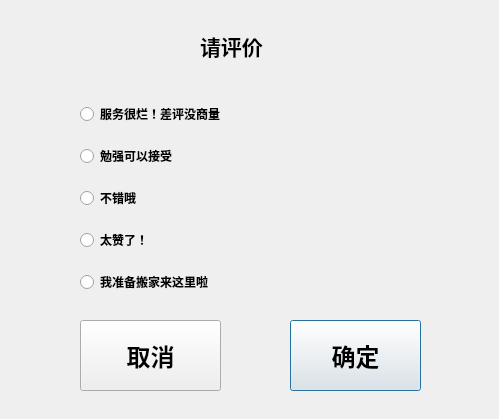
<?xml version="1.0" encoding="UTF-8"?>
<ui version="4.0">
 <class>WComment</class>
 <widget class="QDialog" name="WComment">
  <property name="geometry">
   <rect>
    <x>0</x>
    <y>0</y>
    <width>499</width>
    <height>419</height>
   </rect>
  </property>
  <property name="font">
   <font>
    <family>微软雅黑</family>
    <weight>75</weight>
    <bold>true</bold>
   </font>
  </property>
  <property name="windowTitle">
   <string>Dialog</string>
  </property>
  <widget class="QLabel" name="label">
   <property name="geometry">
    <rect>
     <x>200</x>
     <y>30</y>
     <width>81</width>
     <height>31</height>
    </rect>
   </property>
   <property name="font">
    <font>
     <family>微软雅黑</family>
     <pointsize>16</pointsize>
     <weight>75</weight>
     <bold>true</bold>
    </font>
   </property>
   <property name="text">
    <string>请评价</string>
   </property>
  </widget>
  <widget class="QWidget" name="layoutWidget">
   <property name="geometry">
    <rect>
     <x>80</x>
     <y>90</y>
     <width>351</width>
     <height>221</height>
    </rect>
   </property>
   <layout class="QGridLayout" name="gridLayout">
    <item row="0" column="0">
     <widget class="QRadioButton" name="radioButton">
      <property name="text">
       <string>服务很烂！差评没商量</string>
      </property>
     </widget>
    </item>
    <item row="1" column="0">
     <widget class="QRadioButton" name="radioButton_2">
      <property name="text">
       <string>勉强可以接受</string>
      </property>
     </widget>
    </item>
    <item row="2" column="0">
     <widget class="QRadioButton" name="radioButton_3">
      <property name="text">
       <string>不错哦</string>
      </property>
     </widget>
    </item>
    <item row="3" column="0">
     <widget class="QRadioButton" name="radioButton_4">
      <property name="text">
       <string>太赞了！</string>
      </property>
     </widget>
    </item>
    <item row="4" column="0">
     <widget class="QRadioButton" name="radioButton_5">
      <property name="text">
       <string>我准备搬家来这里啦</string>
      </property>
     </widget>
    </item>
   </layout>
  </widget>
  <widget class="QPushButton" name="btnOk">
   <property name="geometry">
    <rect>
     <x>290</x>
     <y>320</y>
     <width>131</width>
     <height>71</height>
    </rect>
   </property>
   <property name="font">
    <font>
     <pointsize>18</pointsize>
    </font>
   </property>
   <property name="text">
    <string>确定</string>
   </property>
  </widget>
  <widget class="QPushButton" name="btnCancel">
   <property name="geometry">
    <rect>
     <x>80</x>
     <y>320</y>
     <width>141</width>
     <height>71</height>
    </rect>
   </property>
   <property name="font">
    <font>
     <pointsize>18</pointsize>
     <weight>75</weight>
     <bold>true</bold>
    </font>
   </property>
   <property name="text">
    <string>取消</string>
   </property>
  </widget>
 </widget>
 <resources/>
 <connections/>
</ui>
